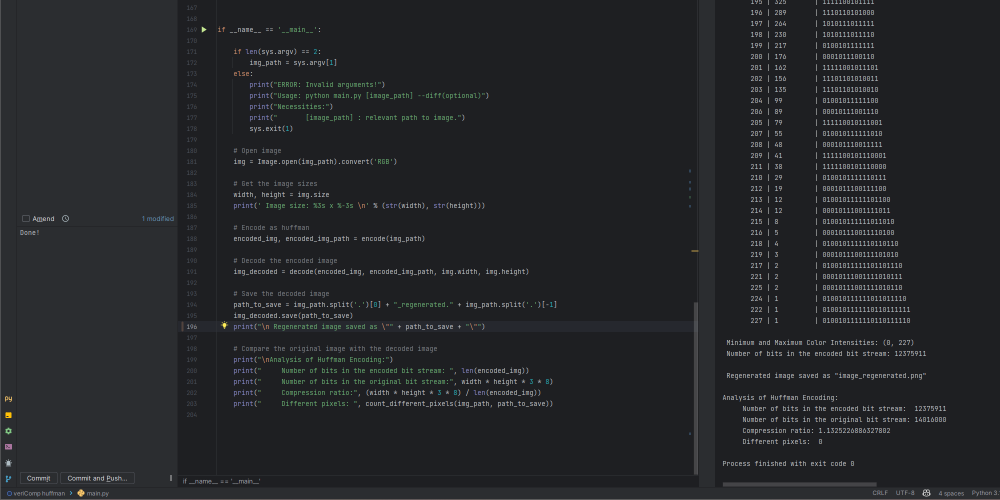
#> input picture bigTest.png, 2000 x 1000 px (shown at 1/2 size)
$ python main.py bigTest.png
#> lines starting #> are read from the running program, lines starting #| are printed output that depends on the picture; long printed decimals are rounded
import sys
from PIL import Image, ImageChops

"""
# Huffman Coding
create a priority queue Q consisting of each unique character.
sort then in ascending order of their frequencies.
for all the unique characters:
    create a newNode
    extract minimum value from Q and assign it to leftChild of newNode
    extract minimum value from Q and assign it to rightChild of newNode
    calculate the sum of these two minimum values and assign it to the value of newNode
    insert this newNode into the tree
return rootNode
"""


def count_different_pixels(image_1_path, image_2_path):
    img1 = Image.open(image_1_path).convert('RGB')
    img2 = Image.open(image_2_path).convert('RGB')

    img_diff = ImageChops.difference(img1, img2)

    counter = 0
    for x in range(img_diff.width):
        for y in range(img_diff.height):
            pixel = img_diff.getpixel((x, y))
            if pixel != (0, 0, 0):
                counter += 1

    return counter


def get_key_from_value(dictionary, value):
    for key, val in dictionary.items():
        if val == value:
            return key
    return None  # Value not found in the dictionary


def encode(path_to_base_img):
    img = Image.open(path_to_base_img).convert('RGB')

    # Get the image szies
    width, height = img.size

    # Frequency of each character
    freq = {}
    for x in range(height):
        for y in range(width):
            pixel = img.getpixel((y, x))
            for rgb in range(3):
                if pixel[rgb] in freq:
                    freq[pixel[rgb]] += 1
                else:
                    freq[pixel[rgb]] = 1

    # Sort the frequency table
    freq = sorted(freq.items(), key=lambda x: x[1], reverse=True)
    nodes = freq

    # Huffman Tree
    while len(nodes) > 1:
        (key1, c1) = nodes[-1]
        (key2, c2) = nodes[-2]
        nodes = nodes[:-2]
        node = NodeTree(key1, key2)
        nodes.append((node, c1 + c2))
        nodes = sorted(nodes, key=lambda x: x[1], reverse=True)

    huffmanCode = huffman_code_tree(nodes[0][0])

    print('     Color |           | Huffman ')
    print(' Intensity | Frequency | Code    ')
    print('- - - - - -|- - - - - -|- - - - - - - -')
    min, max = 9999, 0
    freq_len = freq.__len__()
    start = 9   # Print first 9 frequency
    last = 4    # Print last 4 frequency
    index = 0
    for (stash, frequency) in freq:
        if index < start or index > freq_len - last:
            print(' %9r | %-9s | %s' % (stash, frequency, huffmanCode[stash]))
        elif index == freq_len - last - 1:
            print('       ... | ...       | ...')
        index += 1
        if stash < min:
            min = stash
        if stash > max:
            max = stash

    # print("\n Minimum and Maximum Color Intensities: (" + str(min) + ", " + str(max) + ")")

    # Encode the image
    encoded_str = ""
    for x in range(height):
        for y in range(width):
            pixel = img.getpixel((y, x))
            # print("(" + str(x) + ", " + str(y) + ") : " + str(pixel))
            for rgb in range(3):
                encoded_str += huffmanCode[pixel[rgb]]

    # print(" Number of bits in the encoded bit stream:", len(encoded_str))
    # print(" Bit stream:", encoded_str)

    return encoded_str, huffmanCode


def decode(encoded_str, huffmanCode, width, height):

    # Reverse the dictionary
    huffmanCode = {v: k for k, v in huffmanCode.items()}

    # Decode the image
    stash_of_stashes = []
    starting_index = 0
    while starting_index < encoded_str.__len__():
        flag = True
        key = ''
        index = 0
        while flag:
            key = key + encoded_str[starting_index + index]
            index += 1
            if key in huffmanCode:
                starting_index += index
                flag = False
                stash_of_stashes.append(huffmanCode[key])
                # print("%10s : %r " % (key, huffmanCode[key]))

    # print("Length of stash_of_stashes: " + str(stash_of_stashes.__len__()))
    # print("stash_of_stashes: " + str(stash_of_stashes))

    # generate image from stash of stashes
    # Create a new image with green screen
    image = Image.new("RGB", (width, height), "green")

    # Access the pixel data
    img_pixels = image.load()

    for x in range(height):
        for y in range(width):
            stash_start = 3 * (x * width + y)
            img_pixels[y, x] = (
                stash_of_stashes[stash_start], stash_of_stashes[stash_start + 1], stash_of_stashes[stash_start + 2])

    return image


# Creating tree nodes
class NodeTree(object):

    def __init__(self, left=None, right=None):
        self.left = left
        self.right = right

    def children(self):
        return self.left, self.right

    def nodes(self):
        return self.left, self.right

    def __str__(self):
        return '%s_%s' % (self.left, self.right)


# Main function implementing huffman coding
def huffman_code_tree(node, left=True, binString=''):
    if type(node) is int:
        return {node: binString}
    (l, r) = node.children()
    d = dict()
    d.update(huffman_code_tree(l, True, binString + '0'))
    d.update(huffman_code_tree(r, False, binString + '1'))
    return d


if __name__ == '__main__':

    if len(sys.argv) == 2:
        img_path = sys.argv[1]
    else:
        print("ERROR: Invalid arguments!")
        print("Usage: python main.py [image_path] --diff(optional)")
        print("Necessities:")
        print("       [image_path] : relevant path to image.")
        sys.exit(1)

    # Open image
    img = Image.open(img_path).convert('RGB')

    # Get the image sizes
    width, height = img.size
#> width = 2000; height = 1000
    print('\n Image size: %3s x %-3s \n' % (str(width), str(height)))
#|  Image size: 2000 x 1000

    # Encode as huffman
    encoded_img, encoded_img_path = encode(img_path)
#> after the loop in encode, `for x in range(height):`: freq = 231 items
#> in encode, `freq = sorted(freq.items(), key=lambda x: x[1], reverse=True)`: freq = 231 pairs, first value 7 to 255, second value 1 to 1460849
#> in encode, `nodes = freq`: nodes has the same summary as freq
#> the loop in encode, `while len(nodes) > 1:` made 230 passes
#> (key1, c1, key2, c2) on passes 1 to 3: (244, 1, 235, 1), (17, 1, 18, 1), (239, 1, 249, 1)
#> after the loop in encode, `while len(nodes) > 1:`: nodes = 1 item
#> in encode, `huffmanCode = huffman_code_tree(nodes[0][0])`: huffmanCode = 231 items
#> in encode, `freq_len = freq.__len__()`: freq_len = 231
#> the loop in encode, `for (stash, frequency) in freq:` made 231 passes
#> (stash, frequency, min, max) on pass 1: (30, 1460849, 30, 30)
#> (stash, frequency, max) on passes 2, 4, 5, 12, 18, 23: (34, 1442470, 34), (45, 417350, 45), (48, 416741, 48), (117, 10333, 117), (132, 5951, 132), (188, 3925, 188)
#|         30 | 1460849   | 10
#|         34 | 1442470   | 01
#|         31 | 1441401   | 00
#|         45 | 417350    | 1111
#|         48 | 416741    | 1110
#|         43 | 414793    | 1101
#|         38 | 25412     | 11001001
#|         40 | 23077     | 11000101
#> (further printed lines are left out)
#> after the loop in encode, `for (stash, frequency) in freq:`: max = 255; min = 7
#> encoded_img_path = 231 items

    # Decode the encoded image
    img_decoded = decode(encoded_img, encoded_img_path, img.width, img.height)
#> after the loop in decode, `while starting_index < encoded_str.__len__():`: starting_index = 17995166; stash_of_stashes = 6000000 items
#> in decode, `image = Image.new("RGB", (width, height), "green")`:
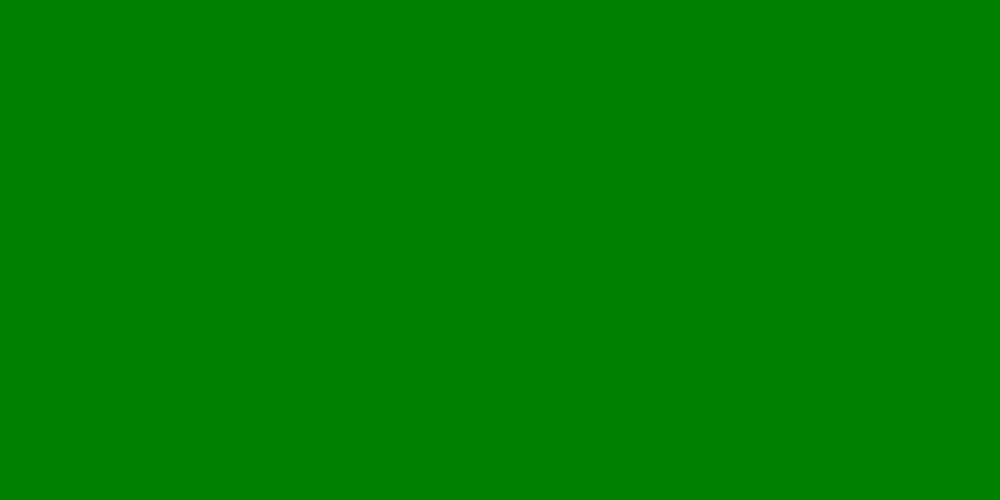
#> image: PIL image 2000x1000 RGB (shown at 1/2 size); mean R, G, B 0, 128, 0

    # Save the decoded image
    path_to_save = img_path.split('.')[0] + "_regenerated." + img_path.split('.')[-1]
    img_decoded.save(path_to_save)
    print("\n Regenerated image saved as \"" + path_to_save + "\"")

    # Compare the original image with the decoded image
    print("\nAnalysis of Huffman Encoding:")
    print("     Number of bits in the original bit stream:", width * height * 3 * 8)
#|      Number of bits in the original bit stream: 48000000
    print("     Number of bits in the encoded bit stream: ", len(encoded_img))
#|      Number of bits in the encoded bit stream:  17995166
    print("     Compression ratio:", (width * height * 3 * 8) / len(encoded_img))
#|      Compression ratio: 2.667
    print("     Different pixels: ", count_different_pixels(img_path, path_to_save))
#> in count_different_pixels, `img_diff = ImageChops.difference(img1, img2)`: img_diff: PIL image 2000x1000 RGB; every value is 0
#> after the loop in count_different_pixels, `for x in range(img_diff.width):`: counter = 0
